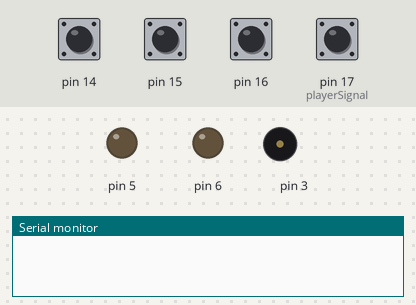
The sketch below on a simulated Arduino Uno, built with avr-gcc and run on an emulated ATmega328P. On the bench: output pins drawn as LEDs (lit = HIGH), buzzer (waves = sounding), the last lines printed to the serial monitor. Dashed ring = blinking. Inputs (shaded band) come from the test bench; at power-on: pin 14–16, pin 17 (playerSignal) HIGH. Pins used as bus, display or sensor lines are not drawn.

Above: at 6.2 s.
6.3 s: pin 14 pulled LOW for 0.15 s
At 6.54 s:
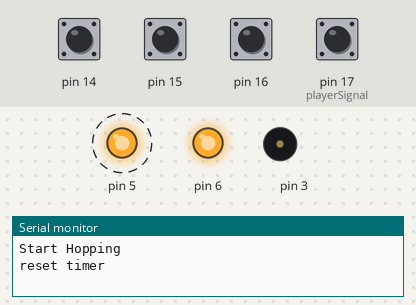
At 8.6 s:
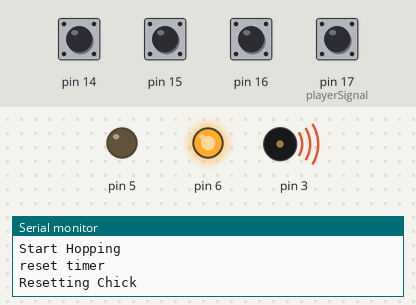
9.3 s: pin 14 pulled LOW for 1 s
At 14.7 s:
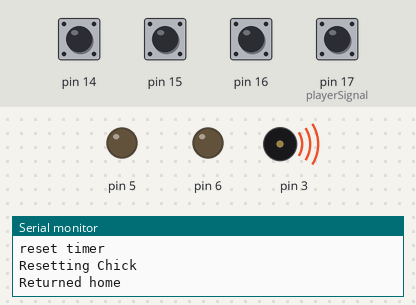
Timing chart, 0 to 16.2 s (numbered marks = the images above; inputs shaded):
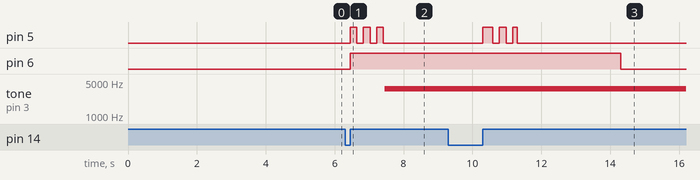

The sketch:

MurreCallingChick.ino
```cpp
#include "linearTrackActuators.h"
#include "rotaryControl.h"

///////////////////////////////////////////////////
//                  Declarations                 //
///////////////////////////////////////////////////

//declare the actuator objects. The arguments are as follows:

//   actuator ( pulseOutPin, directionControlPin, enablePin, leftLimitSwitch, rightLimitSwitch )

actuator chick(3,5,6,16,15);

// declare the rotary control object. Arguments are as follows

//    rotaryControl( pin number for input ,
//                   number of counts before triggering (default is 30),
//                   timeout before resetting counts (default is 1000 ms)){

rotaryControl crank(14,10,1000);

///////////////////////////////////////////////////
//              Configurable options             //
///////////////////////////////////////////////////

// Set the delay times at the end of the jump, specified in milliseconds
int endDelay = 3000;

// Set the delay times at the end of the jump, specified in milliseconds
int homeDelay = 2000;

// Time that the visitor has to crank before triggering.
// If set to any number besides zero, visitor still has to crank
// a minimum of the counts specified above, but they also
// have to be cranking for a minimum of minTriggerTime milliseconds.

int minTriggerTime = 3000;

// Movement profile for the chick.
// Default produces a forward motion with
// slight periodic acceleration and deceleration.
//
// The oscillator period is 1.256 seconds, but
// with the 8 multiplier in the operand of the
// cosine, it has a period of .157 seconds.
//
//To slow or speed the
// oscillation, simply add a multiplier to the operand of the
//trig functions. Multiply by >1 to increase the speed, <1 to decrease.
//
//Units are inches per second.

float hopProfile (float osc){
  return sin(osc*5)*3;
  //return sin(osc*2)*2 + sin((osc*2)*3)*8/3; // a slower, more irregular hop
}

float outProfile (float osc){
  return 22;
}

float fallProfile (float osc){
  return 6;
}

///////////////////////////////////////////////////
// You should not need to edit below this point  //
///////////////////////////////////////////////////

int visHall = 14;

// Stores the total length of the chick jump, in inches:
float totalTravel = 6;

// scale factor for inches to steps, measured empirically.
int stepsPerInch = 1000/1.66;

signed int hopSteps (float osc){
  return hopProfile(osc)*stepsPerInch;
}

signed int outSteps (float osc){
  return outProfile(osc)*stepsPerInch;
}

signed int fallSteps (float osc){
  return fallProfile(osc)*stepsPerInch;
}

bool home = true;
bool hopping = false;
bool playing = false;

int playerTrigger = 7;
int playerSignal = 17;

void jumpEnd(){
  // sets how long the motor can run without reaching a stop. Set to 0 to run indefinitely.
  chick.runTimeout = 6000;
  //Serial.println(millis()-tmr,DEC);
  delay(endDelay);
  chick.registerEndCB(wait);
  Serial.println("Return!");
  chick.setSpeedProfile(fallSteps,true);
  chick.run(0);
}

void jump(){
  // sets how long the motor can run without reaching a stop. Set to 0 to run indefinitely.
  chick.runTimeout = 3000;
  hopping = false;
  chick.registerEndCB(jumpEnd);
  chick.setSpeedProfile(outSteps,true);
  Serial.println("Jump!");
  chick.run(1);
}

void hop(){
  chick.setSpeedProfile(hopSteps,true);
  chick.registerEndCB(wait);
  chick.run(1);
}

void startHopping(){
  Serial.println("Start Hopping");

  // sets how long the motor can run without reaching a stop. Set to 0 to run indefinitely.
  chick.runTimeout = 0;

  chick.registerEndCB(hop);
  chick.runByCounts(250,1);
  hopping = true;
  home = false;
}

// what happens when the parent returns to center.
void wait(){
  // set the home flag, to let the program know we're home.
  Serial.println("Returned home");
  delay(homeDelay);
  home = true;
}

// function to call when the crank times out
void resetChick(){
  if((home == false) && hopping){
    Serial.println("Resetting Chick");

    // sets how long the motor can run without reaching a stop. Set to 0 to run indefinitely.
    chick.runTimeout = 3000;

    //return home.
    chick.registerEndCB(wait);
    chick.setSpeedProfile(fallSteps,true);
    chick.run(0);
  }
}

unsigned long audioTO = 0;

void triggerAudio(){
  if(digitalRead(playerSignal) && audioTO < millis()){
    digitalWrite(playerTrigger,HIGH);
    audioTO = millis() + 100;
  }
}

// setup function, which is run only once at the program start.
void setup() {
  Serial.begin(9600);

  pinMode(playerTrigger,OUTPUT);
  pinMode(playerSignal,INPUT_PULLUP);

  crank.startCB = startHopping;
  crank.triggerCB = jump;
  crank.resetCB = resetChick;
  crank.everyCountCB = triggerAudio;

  crank.triggerTime = minTriggerTime;

  delay(5000);
}

// The main loop, that is running constantly.
void loop() {
  chick.idle();

  //if we are at the home position (down) or we're hopping
  if(home || hopping){
    //watch the crank input.
    crank.idle();
  }

  if(audioTO < millis()){
    digitalWrite(playerTrigger,LOW);
  }

}
```

linearTrackActuators.h
```cpp
#include "arduino.h"

/****************************************************
* This library is used to asynchronously drive
* the linear track actuators from OpenBuilds.
 */

////////////////////////////////////////////////////////

//This code is for driving multiple tracks concurrently
// at different speeds, by utilising  mutliple timers in the
// arduino to send the pulse outputs.
// It's not currently functional, but leaving here for later
// development.

/*static void setTimerOneFrequency(int hz){
  if(hz >= 16 && hz <= 1000000){
    ICR1 = 1000000 / hz;
    OCR1B = .5*ICR1; //set duty cycle of pin 10
    OCR1A = .5*ICR1; //set duty cycle of pin 9
  }
}

static void pulseOutSetup() {
   TCCR1A = _BV(COM1A1) | _BV(COM1B1) ; // phase and frequency correct mode. NON-inverted mode
  // TCCR1A = _BV(COM1A1) | _BV(COM1B1) | _BV(COM1A0) | _BV(COM1B0) ;
  //phase/frequency correct mode. SELECT THIS FOR INVERTED OUTPUTS.
  TCCR1B = _BV(WGM13) | _BV(CS11);
  // Select mode 8 and select divide by 8 on main clock.
}*/

// stores the number of the pin which is currently being pulsed
static int tonePin = 0;

// The actuator class. I'll detail each of the functions as
// they are declared.

class actuator {
public:
  int pulsePin;
  int dirPin;
  int enbPin;

  int lftLm;
  int rgtLm;

  // stores the direction and pulse speed
  int dir;
  int pps;

  //timer for moving by (approximate) count number
  unsigned long tmr;

  //Tone pulser;

  bool running;
  bool countRun;
  int counts;

  //speed profile controls
  bool useProfile;
  unsigned long oscTmr;
  unsigned long runTmr;
  int runTimeout;
  float oscillator;
  float oscMax;
  float oscIncrement;
  float incrementInterval;
  bool resetOnRun;

  //stores the pointer to the callback function
  void (*endCB)();

  signed int (*speedFunc)(float);

  //declare the actuator object and set defaults.
  actuator(int pwm, int d, int enb, int l, int r){
    pulsePin = pwm;
    enbPin = enb;
    dirPin = d;

    lftLm = l;
    rgtLm = r;

    pps = 0;
    dir = 0;
    endCB = 0;
    running = false;
    runTimeout = 0;
    countRun = false;

    useProfile = false;
    oscTmr = 0;
    oscillator = 0;
    oscMax = 3.1415*8;
    oscIncrement = .01;
    incrementInterval = 2; //ms
    resetOnRun = false;

    pinMode(dirPin,OUTPUT);
    pinMode(enbPin,OUTPUT);
    digitalWrite(dirPin,LOW);
    digitalWrite(enbPin,LOW);

    pinMode(lftLm,INPUT_PULLUP);
    pinMode(rgtLm,INPUT_PULLUP);

  }

  int direction(){
    return dir;
  }

  void setSpeed(int sp){
    pps = sp;
    if(tonePin != pulsePin) noTone(tonePin);
    tonePin = pulsePin;
    tone(pulsePin,sp);
  }

  void setSpeedProfile(signed int (*prof)(float),bool reset = false){
    useProfile = true;
    speedFunc = prof;
    resetOnRun = reset;
  }

  void setDirection(int d){
    dir = d;
    digitalWrite(dirPin,dir);
  }

  void start(){
    digitalWrite(enbPin,HIGH);
  }

  void stop(){
    digitalWrite(enbPin,LOW);
  }

  void registerEndCB(void (*CB)()){
    endCB = CB;
  }

  void run(int d, int spd = 0){
    if(spd > 0) setSpeed(spd);
    if(resetOnRun) oscillator = 0;
    running = true;
    dir = d;
    digitalWrite(dirPin,dir);
    digitalWrite(enbPin,HIGH);

    if(runTimeout){
      runTmr = millis()+runTimeout;
    }
  }

  void runByCounts(int cnts, int d, int spd = 0){
    if(spd > 0) setSpeed(spd);
    if(resetOnRun) oscillator = 0;
    dir = d;
    countRun = true;
    counts = cnts;
    running = true;
    float ppms = pps/1000.;
    tmr = millis() + counts/ppms;
    digitalWrite(dirPin,dir);
    digitalWrite(enbPin,HIGH);
  }

  void idle(){

    if(!digitalRead(lftLm) && dir && running){
      running = false;
      stop();
      if(endCB) endCB();
    } else if(!digitalRead(rgtLm) && !dir && running){
      running = false;
      stop();
      if(endCB) endCB();
    }

    if(runTimeout && running && millis() > runTmr){
      running = false;
      stop();
      if(endCB) endCB();
    }

    if(countRun && running && countRun && ((!useProfile && millis()>tmr) || counts <=0)){
      running = false;
      countRun = false;
      stop();
      if(endCB) endCB();
    }

    if(millis()>oscTmr && running && useProfile){
      if(speedFunc) setSpeed(abs(speedFunc(oscillator)));
      if(speedFunc(oscillator) < 0) digitalWrite(dirPin,!dir);
      else digitalWrite(dirPin,dir);
      oscillator+=oscIncrement;
      if(oscillator>=oscMax) oscillator=0;
      oscTmr = millis() + incrementInterval;
      counts -= incrementInterval * pps/1000. * ((speedFunc(oscillator) < 0)?-1:1);
    }
  }
};
```

rotaryControl.h
```cpp
#include "arduino.h"


class rotaryControl {
public:
  int hallInput;
  int prevState;
  unsigned long timer;
  int timeout;
  unsigned long triggerTimer;
  int triggerTime;
  int counts;
  int maxCounts;

  void (*triggerCB)();
  void (*startCB)();
  void (*everyCountCB)();
  void (*resetCB)();

  // declaration function. Takes the input pin, number of
  // counts to trigger, and the reset time as arguments.
  rotaryControl(int pin, int maxCnt = 30, int TO = 1000){
    hallInput = pin;
    prevState = 1;
    timer = 0;
    timeout = TO;
    triggerTime = 0;
    counts = 0;
    maxCounts = maxCnt;

    triggerCB = everyCountCB = startCB = resetCB = NULL;

    pinMode(hallInput,INPUT_PULLUP);
  }

  void idle(){
    if(digitalRead(hallInput) != prevState){
      //reset the timeout counter
      timer = millis() + timeout;

      //store the current state
      prevState = !prevState;

      if(prevState){
        //increment the counter, up until jumpCount
        if(counts < maxCounts) counts++;

        //print the number of counts seen
        //Serial.println(counts,DEC);
        if(everyCountCB) everyCountCB();

        // if we're home, and we've seen one count, do start callback.
        if(counts == 1){
          if(startCB) startCB();
          if(triggerTime){
            triggerTimer = millis() + triggerTime;
            Serial.println("reset timer");
          }
        }

        //if we've seen maxCounts,
        if(counts == maxCounts && (triggerTime == 0 || \
            triggerTime && triggerTimer < millis())){

          //reset the counter
          counts = 0;

          // and do the trigger callback
          if(triggerCB) triggerCB();
        }
      }
    }

    if(timer < millis() && counts){
      //reset the hall counter
      counts = 0;

      if(resetCB) resetCB();
    }
  }

};
```

Measured:
- after the input at 6.3 s, pin 5: alternates HIGH for 0.19 s and LOW for 0.19 s, 6 changes in all, then stays LOW, starting after 0.15 s; pin 6: LOW → HIGH after 0.15 s; tone on pin 3: silent → 3612 Hz after 1.2 s
- after the input at 9.3 s, pin 5: goes HIGH 0.29 s, LOW 0.19 s, HIGH 0.19 s, LOW 0.19 s, HIGH 0.13 s, then LOW, starting after 1.0 s; pin 6: HIGH → LOW after 5.0 s instead of 1.2 s
